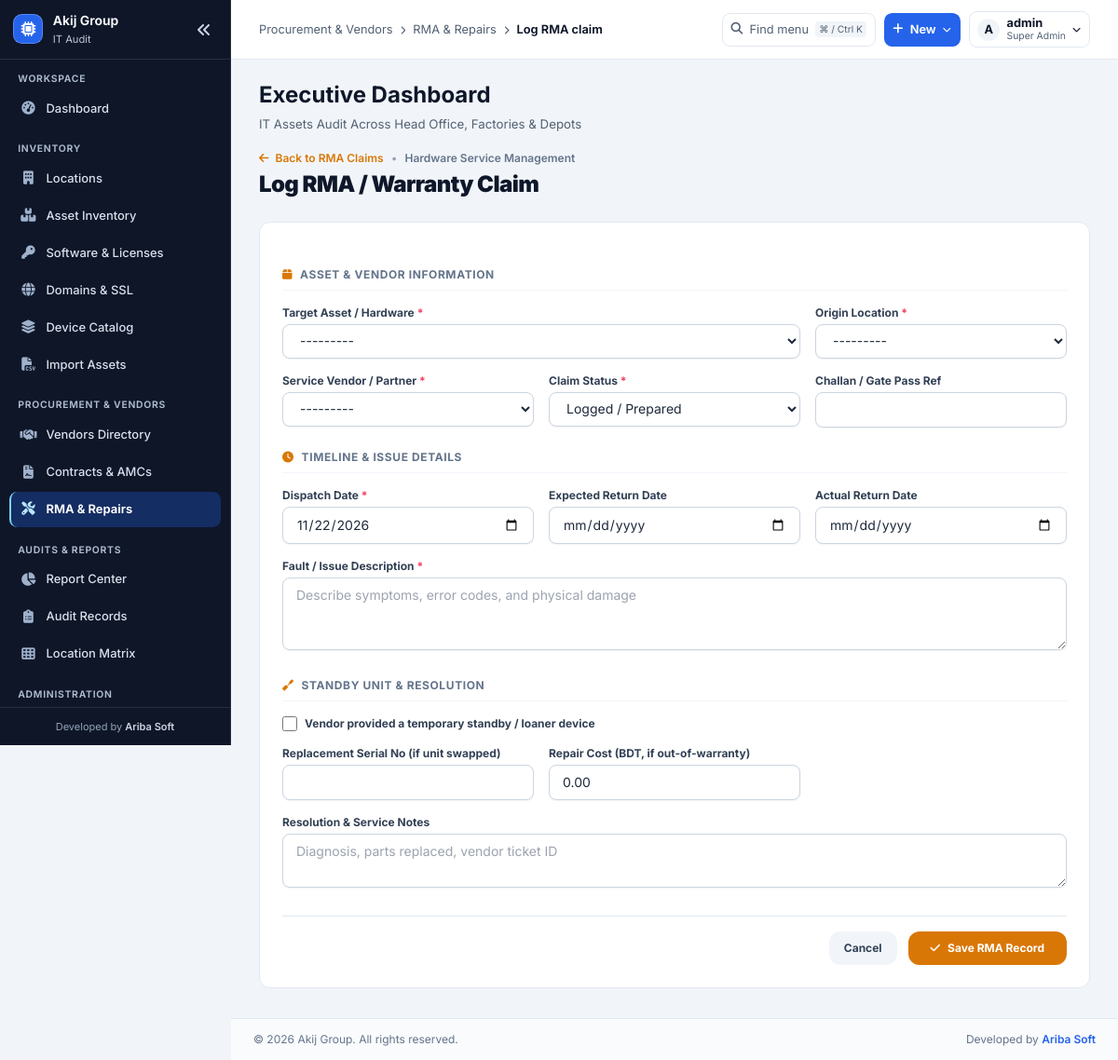
The page /vendors/rma/create/ (signed in) on the database its author committed.
### apps/locations/models.py (models this page shows, shortened)
class Location(TimeStampedModel):
    LOCATION_TYPES = (
        ('HEAD_OFFICE', 'Head Office'),
        ('FACTORY', 'Factory'),
        ('WAREHOUSE', 'Warehouse'),
        ('DEPOT', 'Depot'),
        ('BRANCH', 'Branch'),
    )
    DIVISION_CHOICES = (
        ('Dhaka', 'Dhaka'),
        ('Chattogram', 'Chattogram'),
        ('Sylhet', 'Sylhet'),
        ('Rajshahi', 'Rajshahi'),
        ('Khulna', 'Khulna'),
        ('Barishal', 'Barishal'),
        ('Rangpur', 'Rangpur'),
        ('Mymensingh', 'Mymensingh'),
    )
    company = models.ForeignKey(Company, on_delete=models.CASCADE, related_name='locations')
    location_id = models.CharField(max_length=30, unique=True, null=True, blank=True, verbose_name="Location ID", db_index=True)
    name = models.CharField(max_length=150, verbose_name="Location Name")
    code = models.CharField(max_length=50, unique=True, verbose_name="Location Code")
    location_type = models.CharField(max_length=20, choices=LOCATION_TYPES, default='FACTORY', verbose_name="Location Type")
    address = models.TextField(blank=True, null=True, verbose_name="Address")
    city = models.CharField(max_length=100, blank=True, null=True, verbose_name="City")
    division = models.CharField(max_length=50, choices=DIVISION_CHOICES, blank=True, null=True, verbose_name="Division")
    parent_location = models.ForeignKey('self', on_delete=models.SET_NULL, null=True, blank=True, related_name='sub_locations', verbose_name="Parent Location")
    contact_person = models.CharField(max_length=120, blank=True, null=True, verbose_name="Contact Person")
    contact_number = models.CharField(max_length=50, blank=True, null=True, verbose_name="Contact Number")
    description = models.TextField(blank=True, null=True, verbose_name="Description")
    class Meta:
        ordering = ['location_type', 'name']
    @property
    def in_charge_name(self):
        return self.contact_person or ""
    @property
    def in_charge_phone(self):
        return self.contact_number or ""
    def __str__(self):
        lid = self.location_id or f"ID-{self.id}"
        return f"[{lid}] {self.name} ({self.get_location_type_display()})"

### apps/vendors/views.py (the view)
# urls.py: path('rma/create/', rma_create_view, name='rma_create'),
@roles_required(*DASHBOARD_ROUTES)
def rma_create_view(request):
    asset_id = request.GET.get('asset')
    vendor_id = request.GET.get('vendor')
    initial = {}
    if asset_id:
        initial['asset'] = asset_id
    if vendor_id:
        initial['vendor'] = vendor_id
    if request.method == 'POST':
        form = VendorRMAForm(request.POST)
        if form.is_valid():
            rma = form.save(commit=False)
            rma.logged_by = request.user
            rma.save()
            log_activity(request, "CREATE", "Vendors", f"Logged RMA claim '{rma.rma_number}' for asset '{rma.asset.asset_tag}'")
            messages.success(request, f"RMA claim '{rma.rma_number}' logged successfully.")
            return redirect('rma_list')
    else:
        form = VendorRMAForm(initial=initial)
    return render(request, 'vendors/rma_form.html', {
        'form': form,
        'title': 'Log RMA / Warranty Claim',
        'is_edit': False,
    })

### templates/vendors/rma_form.html (shortened to what this page needs)
{% extends 'base.html' %}
{% load static %}
{% block content %}
<div class="max-w-4xl mx-auto space-y-6">
    <div class="flex items-center justify-between">
        <div>
            <div class="flex items-center space-x-2">
                <a href="{% url 'rma_list' %}" class="text-xs font-semibold text-amber-600 hover:underline">
                    <i class="fa-solid fa-arrow-left mr-1"></i> Back to RMA Claims
                </a>
                <span class="text-xs text-slate-400">•</span>
                <span class="text-xs font-semibold text-slate-500">Hardware Service Management</span>
            </div>
            <h2 class="text-xl sm:text-2xl font-black text-slate-900 tracking-tight mt-1">
                {{ title }}
            </h2>
        </div>
    </div>
    <div class="bg-white rounded-xl border border-slate-200 shadow-xs p-6">
        <form method="POST" class="space-y-6">
            <div>
                <h3 class="text-xs font-bold uppercase tracking-wider text-slate-500 pb-2 border-b border-slate-100 mb-4 flex items-center gap-2">
                    <i class="fa-solid fa-box text-amber-600"></i> Asset &amp; Vendor Information
                </h3>
                <div class="grid grid-cols-1 sm:grid-cols-3 gap-4">
                    <div class="sm:col-span-2">
                        <label class="block text-xs font-bold text-slate-700 mb-1">Target Asset / Hardware <span class="text-rose-500">*</span></label>
                        {{ form.asset }}
                    </div>
                    <div>
                        <label class="block text-xs font-bold text-slate-700 mb-1">Origin Location <span class="text-rose-500">*</span></label>
                        {{ form.location }}
                    </div>
                    <div>
                        <label class="block text-xs font-bold text-slate-700 mb-1">Service Vendor / Partner <span class="text-rose-500">*</span></label>
                        {{ form.vendor }}
                    </div>
                    <div>
                        <label class="block text-xs font-bold text-slate-700 mb-1">Claim Status <span class="text-rose-500">*</span></label>
                        {{ form.status }}
                    </div>
                    <div>
                        <label class="block text-xs font-bold text-slate-700 mb-1">Challan / Gate Pass Ref</label>
                        {{ form.challan_reference }}
                    </div>
                </div>
            </div>
            <div>
                <h3 class="text-xs font-bold uppercase tracking-wider text-slate-500 pb-2 border-b border-slate-100 mb-4 flex items-center gap-2">
                    <i class="fa-solid fa-clock text-amber-600"></i> Timeline &amp; Issue Details
                </h3>
                <div class="grid grid-cols-1 sm:grid-cols-3 gap-4">
                    <div>
                        <label class="block text-xs font-bold text-slate-700 mb-1">Dispatch Date <span class="text-rose-500">*</span></label>
                        {{ form.dispatch_date }}
                    </div>
                    <div>
                        <label class="block text-xs font-bold text-slate-700 mb-1">Expected Return Date</label>
                        {{ form.expected_return_date }}
                    </div>
                    <div>
                        <label class="block text-xs font-bold text-slate-700 mb-1">Actual Return Date</label>
                        {{ form.actual_return_date }}
                    </div>
                    <div class="sm:col-span-3">
                        <label class="block text-xs font-bold text-slate-700 mb-1">Fault / Issue Description <span class="text-rose-500">*</span></label>
                        {{ form.issue_description }}
                    </div>
                </div>
            </div>
            <div>
                <h3 class="text-xs font-bold uppercase tracking-wider text-slate-500 pb-2 border-b border-slate-100 mb-4 flex items-center gap-2">
                    <i class="fa-solid fa-screwdriver text-amber-600"></i> Standby Unit &amp; Resolution
                </h3>
                <div class="grid grid-cols-1 sm:grid-cols-3 gap-4">
                    <div class="sm:col-span-3 flex items-center gap-2">
                        {{ form.standby_provided }}
                        <label class="text-xs font-bold text-slate-700">Vendor provided a temporary standby / loaner device</label>
                    </div>
                    <div>
                        <label class="block text-xs font-bold text-slate-700 mb-1">Replacement Serial No (if unit swapped)</label>
                        {{ form.replacement_serial_no }}
                    </div>
                    <div>
                        <label class="block text-xs font-bold text-slate-700 mb-1">Repair Cost (BDT, if out-of-warranty)</label>
                        {{ form.repair_cost }}
                    </div>
                    <div class="sm:col-span-3">
                        <label class="block text-xs font-bold text-slate-700 mb-1">Resolution &amp; Service Notes</label>
                        {{ form.resolution_notes }}
                    </div>
                </div>
            </div>
            <div class="flex items-center justify-end space-x-3 pt-4 border-t border-slate-200">
                <a href="{% url 'rma_list' %}" class="bg-slate-100 hover:bg-slate-200 text-slate-700 font-bold py-2.5 px-4 rounded-xl text-xs transition">
                    Cancel
                </a>
                <button type="submit" class="bg-amber-600 hover:bg-amber-700 text-white font-bold py-2.5 px-6 rounded-xl text-xs shadow-xs transition flex items-center space-x-2">
                    <i class="fa-solid fa-check"></i>
                    <span>Save RMA Record</span>
                </button>
            </div>
        </form>
    </div>
</div>
{% endblock %}

### templates/base.html (shortened to what this page needs)
{% load static %}
<!DOCTYPE html>
<html lang="{{ portal.language }}" data-theme="{{ portal.default_theme }}" style="--portal-primary:{{ portal.primary_color }};--portal-secondary:{{ portal.secondary_color }}">
<head>
    <link rel="stylesheet" href="{% static 'css/portal-preferences.css' %}">
    <link rel="stylesheet" href="{% static 'css/portal-shell.css' %}">
    <script src="https://cdn.tailwindcss.com"></script>
    <link rel="stylesheet" href="https://cdnjs.cloudflare.com/ajax/libs/font-awesome/6.4.0/css/all.min.css">
</head>
<body class="portal-shell bg-slate-100 text-slate-800 antialiased min-h-screen">
    {% if nav_sections %}
    <div id="portal-sidebar-home" class="portal-sidebar-home no-print">
        {% include 'navigation/sidebar.html' %}
    </div>
    {% endif %}
    <div class="portal-workspace flex flex-col min-h-screen">
        <header class="portal-topbar no-print">
            <div class="portal-topbar-context">
                {% if nav_current %}
                <nav class="portal-breadcrumb" aria-label="Breadcrumb">
                    <ol>
                        <li>{{ nav_current.group }}</li>
                        <li aria-hidden="true"><i class="fa-solid fa-chevron-right"></i></li>
                        {% if nav_current.subpage %}
                        <li><a href="{{ nav_current.url }}">{{ nav_current.label }}</a></li>
                        <li aria-hidden="true"><i class="fa-solid fa-chevron-right"></i></li>
                        <li aria-current="page">{{ nav_current.subpage }}</li>
                        {% else %}
                        <li aria-current="page">{{ nav_current.label }}</li>
                        {% endif %}
                    </ol>
                </nav>
                {% endif %}
            </div>
            {% include 'navigation/actions.html' %}
        </header>
        <div class="portal-page-heading no-print">
            <h1>{% block header_title %}Executive Dashboard{% endblock %}</h1>
            <p>{% block header_subtitle %}IT Assets Audit Across Head Office, Factories & Depots{% endblock %}</p>
        </div>
        <main id="main-content" class="portal-page-content" tabindex="-1">
            {% block content %}{% endblock %}
        </main>
        <footer class="mt-auto py-3.5 px-6 text-xs text-slate-500 border-t border-slate-200 bg-white/60 backdrop-blur-xs no-print flex flex-wrap items-center justify-between gap-2">
            <span>&copy; {% now "Y" %} {{ portal.organization_name }}. All rights reserved.</span>
            <span>Developed by <strong class="font-semibold text-blue-600">Ariba Soft</strong></span>
        </footer>
    </div>
</body>
</html>

### templates/navigation/sidebar.html (shortened to what this page needs)
<aside id="portal-sidebar" class="portal-sidebar no-print" data-collapsed="{{ portal.sidebar_collapsed|yesno:'true,false' }}" data-account="{{ request.user.pk }}">
    <div class="portal-sidebar-heading">
        <a class="portal-identity" href="{% url 'dashboard' %}" title="{{ portal.group_name|default:portal.organization_name }}">
            <span class="portal-identity-logo">
                {% firstof portal.sidebar_logo portal.application_logo portal.group_logo as sidebar_logo %}
                {% if sidebar_logo %}<img src="{{ sidebar_logo }}" alt="">{% else %}<i class="fa-solid fa-microchip" aria-hidden="true"></i>{% endif %}
            </span>
            <span class="portal-identity-copy">
                <strong>{{ portal.group_name|default:portal.organization_name }}</strong>
                <small>{{ portal.application_short_name }}</small>
            </span>
        </a>
        <button type="button" class="portal-icon-button portal-sidebar-collapse" data-sidebar-collapse aria-controls="portal-primary-navigation" aria-expanded="{{ portal.sidebar_collapsed|yesno:'false,true' }}" aria-label="{% if portal.sidebar_collapsed %}Expand sidebar{% else %}Collapse sidebar{% endif %}">
            <i class="fa-solid fa-angles-left" aria-hidden="true"></i>
        </button>
    </div>
    <nav id="portal-primary-navigation" class="portal-primary-navigation" aria-label="Main navigation">
        {% for group in nav_sections %}
        <section class="portal-nav-group" aria-labelledby="portal-nav-group-{{ forloop.counter }}">
            <h2 id="portal-nav-group-{{ forloop.counter }}" class="portal-nav-heading">{{ group.label }}</h2>
            <ul>
                {% for link in group.links %}
                <li><a href="{{ link.url }}" class="portal-nav-link" title="{{ link.label }}" {% if link.current %}aria-current="{{ link.current }}"{% endif %}>
                    <i class="fa-solid {{ link.icon }}" aria-hidden="true"></i>
                    <span class="portal-nav-label">{{ link.label }}</span>
                </a></li>
                {% endfor %}
            </ul>
        </section>
        {% endfor %}
    </nav>
    <div class="mt-auto p-3 text-[11px] text-slate-400 border-t border-white/10 text-center">
        <span>Developed by <strong class="text-slate-300 font-semibold">Ariba Soft</strong></span>
    </div>
</aside>

### templates/navigation/actions.html (shortened to what this page needs)
<div class="portal-toolbar-actions">
    {% if nav_sections %}
    <button type="button" class="portal-quick-button" data-open-command aria-label="Find in navigation" aria-keyshortcuts="Control+k Meta+k">
        <i class="fa-solid fa-magnifying-glass" aria-hidden="true"></i>
        <span>Find menu</span><kbd>⌘ / Ctrl K</kbd>
    </button>
    <details class="portal-popover">
        <summary class="portal-create-button"><i class="fa-solid fa-plus" aria-hidden="true"></i><span>New</span><i class="fa-solid fa-chevron-down portal-chevron" aria-hidden="true"></i></summary>
    </details>
    {% endif %}
    {% if request.user.is_authenticated %}
    <details class="portal-popover">
        <summary class="portal-account-button" aria-label="Account menu">
            <span class="portal-avatar" aria-hidden="true">{{ request.user.username|slice:':1'|upper }}</span>
            <span class="portal-account-label"><strong>{{ request.user.get_short_name|default:request.user.username }}</strong><small>{{ administration_role|default:'User' }}</small></span>
            <i class="fa-solid fa-chevron-down portal-chevron" aria-hidden="true"></i>
        </summary>
    </details>
    {% endif %}
</div>

### rows shown on the page
Location: group_name "Akij Group", organization_name "Akij Group"
Location: location "---------"

### other values the page prints
{{ portal.application_short_name }} "IT Audit"
{{ group.label }} "WORKSPACE" "INVENTORY" "PROCUREMENT & VENDORS" "AUDITS & REPORTS" "ADMINISTRATION"
{{ link.label }} "Dashboard" "Locations" "Asset Inventory" "Software & Licenses" "Domains & SSL" "Device Catalog" "Import Assets" "Vendors Directory" "Contracts & AMCs" "RMA & Repairs" "Report Center" "Audit Records" "Location Matrix"
{{ nav_current.group }} "Procurement & Vendors"
{{ nav_current.label }} "RMA & Repairs"
{{ nav_current.subpage }} "Log RMA claim"
{{ request.user.username|slice:':1'|upper }} "A"
{{ request.user.get_short_name|default:request.user.username }} "admin"
{{ administration_role|default:'User' }} "Super Admin"
{{ title }} "Log RMA / Warranty Claim"
